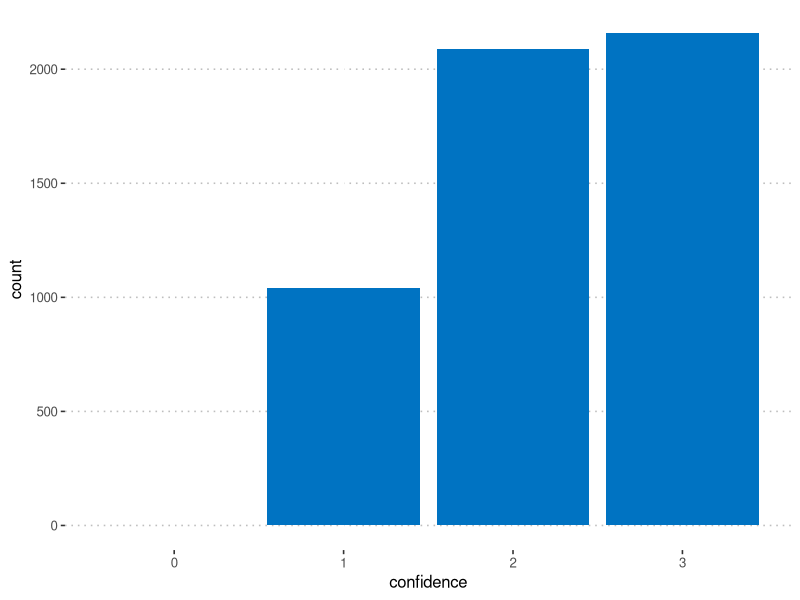

R code for this plot:
# Use this script for the Exp 2a Tseltal Dataset
library(dplyr)
library(tidyr)
library(ggpubr)
library(ggplot2)
library(lme4)
library(lmerTest)
theme_set(theme_pubr())

# call in the data
all.data.raw=read.csv(file = 'clean_data/Exp2a_Tseltal_clean.csv',header=T)
all.data.all<-subset(all.data.raw, rater_label != 'junk')

#remove all non-Female adult speakers
all.data.all$speaker <- 0
fa.samples <- which(grepl('^FA', all.data.all$block))
all.data.all$speaker[fa.samples] <- 1

all.data<-subset(all.data.all, speaker == 1)

# sets variables as factors
all.data$recording<-factor(all.data$recording)
all.data$participant<-factor(all.data$participant)
all.data$nat_inf_label<-factor(all.data$nat_inf_label)
all.data$rater_label<-factor(all.data$rater_label)

# Label accuracy
all.data$accuracy[all.data$rater_label=="ads" &
                    all.data$nat_inf_label=="A"] <- 1
all.data$accuracy[all.data$rater_label=="cds" &
                    all.data$nat_inf_label=="T"] <- 1
all.data$accuracy[all.data$rater_label=="cds" &
                    all.data$nat_inf_label=="C"] <- 1
all.data$accuracy[all.data$rater_label=="cds" &
                    all.data$nat_inf_label=="A"] <- 0
all.data$accuracy[all.data$rater_label=="ads" &
                    all.data$nat_inf_label=="T"] <- 0
all.data$accuracy[all.data$rater_label=="ads" &
                    all.data$nat_inf_label=="C"] <- 0

# removes the 2 cases mmissing a response
all.data <- all.data %>% drop_na() 

# sanity check
acc.count.num <- all.data %>%
  group_by(accuracy) %>%
  summarise(counts = n())
acc.count.num

# collapse C and T in Native Informer label
all.data$nat_inf_label_TisC[all.data$nat_inf_label=="A"] <- "A"
all.data$nat_inf_label_TisC[all.data$nat_inf_label=="C"] <- "C"
all.data$nat_inf_label_TisC[all.data$nat_inf_label=="T"] <- "C"
all.data$nat_inf_label_TisC <- factor(all.data$nat_inf_label_TisC)

# confidence variable 
con.count<-ggplot(all.data, aes(confidence)) +
  geom_bar(fill = "#0073C2FF") +
  theme_pubclean()
con.count

con.count.num <- all.data %>%
  group_by(confidence) %>%
  summarise(counts = n())
con.count.num

############demographics and analyses
# Accuracy means by group
mean(all.data$accuracy)

# C and T are collapsed 
acc.means.TisC<-all.data %>%
  group_by(nat_inf_label_TisC) %>%
  summarise_at(vars(accuracy), list(name = mean))
acc.means.TisC

con.means<-all.data %>%
  group_by(nat_inf_label_TisC) %>%
  summarise_at(vars(confidence), list(name = mean))
con.means

# Breaks out C and T
acc.means<-all.data %>%
  group_by(nat_inf_label) %>%
  summarise_at(vars(accuracy), list(name = mean))
acc.means

con.means<-all.data %>%
  group_by(nat_inf_label) %>%
  summarise_at(vars(confidence), list(name = mean))
con.means

###accuracy model T is C
accuracy.TisC.model<-glmer(accuracy~1+nat_inf_label_TisC+
                             confidence +
                        (1|participant)+(1|recording),
                      data = all.data,
                      family = binomial (link = 'logit'))

summary(accuracy.TisC.model)

###accuracy model T & C separated
accuracy.model<-glmer(accuracy~1+nat_inf_label+
                        confidence +
                        (1|participant)+(1|recording),
                      data = all.data,
                      family = binomial (link = 'logit'))

summary(accuracy.model)
